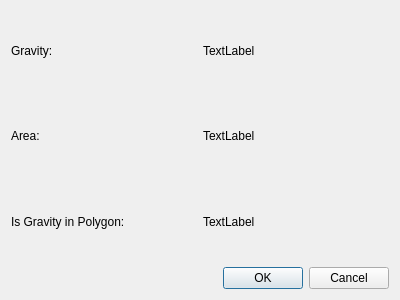
<?xml version="1.0" encoding="UTF-8"?>
<ui version="4.0">
 <class>DialogResult</class>
 <widget class="QDialog" name="DialogResult">
  <property name="geometry">
   <rect>
    <x>0</x>
    <y>0</y>
    <width>400</width>
    <height>300</height>
   </rect>
  </property>
  <property name="windowTitle">
   <string>Dialog</string>
  </property>
  <layout class="QVBoxLayout" name="verticalLayout">
   <item>
    <layout class="QHBoxLayout" name="horizontalLayout">
     <item>
      <widget class="QLabel" name="label">
       <property name="text">
        <string>Gravity:</string>
       </property>
      </widget>
     </item>
     <item>
      <widget class="QLabel" name="lbl_Gravity">
       <property name="text">
        <string>TextLabel</string>
       </property>
      </widget>
     </item>
    </layout>
   </item>
   <item>
    <layout class="QHBoxLayout" name="horizontalLayout_2">
     <item>
      <widget class="QLabel" name="label_2">
       <property name="text">
        <string>Area:</string>
       </property>
      </widget>
     </item>
     <item>
      <widget class="QLabel" name="lbl_Area">
       <property name="text">
        <string>TextLabel</string>
       </property>
      </widget>
     </item>
    </layout>
   </item>
   <item>
    <layout class="QHBoxLayout" name="horizontalLayout_3">
     <item>
      <widget class="QLabel" name="label_3">
       <property name="text">
        <string>Is Gravity in Polygon:</string>
       </property>
      </widget>
     </item>
     <item>
      <widget class="QLabel" name="lbl_InPolygon">
       <property name="text">
        <string>TextLabel</string>
       </property>
      </widget>
     </item>
    </layout>
   </item>
   <item>
    <widget class="QDialogButtonBox" name="buttonBox">
     <property name="orientation">
      <enum>Qt::Horizontal</enum>
     </property>
     <property name="standardButtons">
      <set>QDialogButtonBox::Cancel|QDialogButtonBox::Ok</set>
     </property>
    </widget>
   </item>
  </layout>
 </widget>
 <resources/>
 <connections>
  <connection>
   <sender>buttonBox</sender>
   <signal>accepted()</signal>
   <receiver>DialogResult</receiver>
   <slot>accept()</slot>
   <hints>
    <hint type="sourcelabel">
     <x>248</x>
     <y>254</y>
    </hint>
    <hint type="destinationlabel">
     <x>157</x>
     <y>274</y>
    </hint>
   </hints>
  </connection>
  <connection>
   <sender>buttonBox</sender>
   <signal>rejected()</signal>
   <receiver>DialogResult</receiver>
   <slot>reject()</slot>
   <hints>
    <hint type="sourcelabel">
     <x>316</x>
     <y>260</y>
    </hint>
    <hint type="destinationlabel">
     <x>286</x>
     <y>274</y>
    </hint>
   </hints>
  </connection>
 </connections>
</ui>
